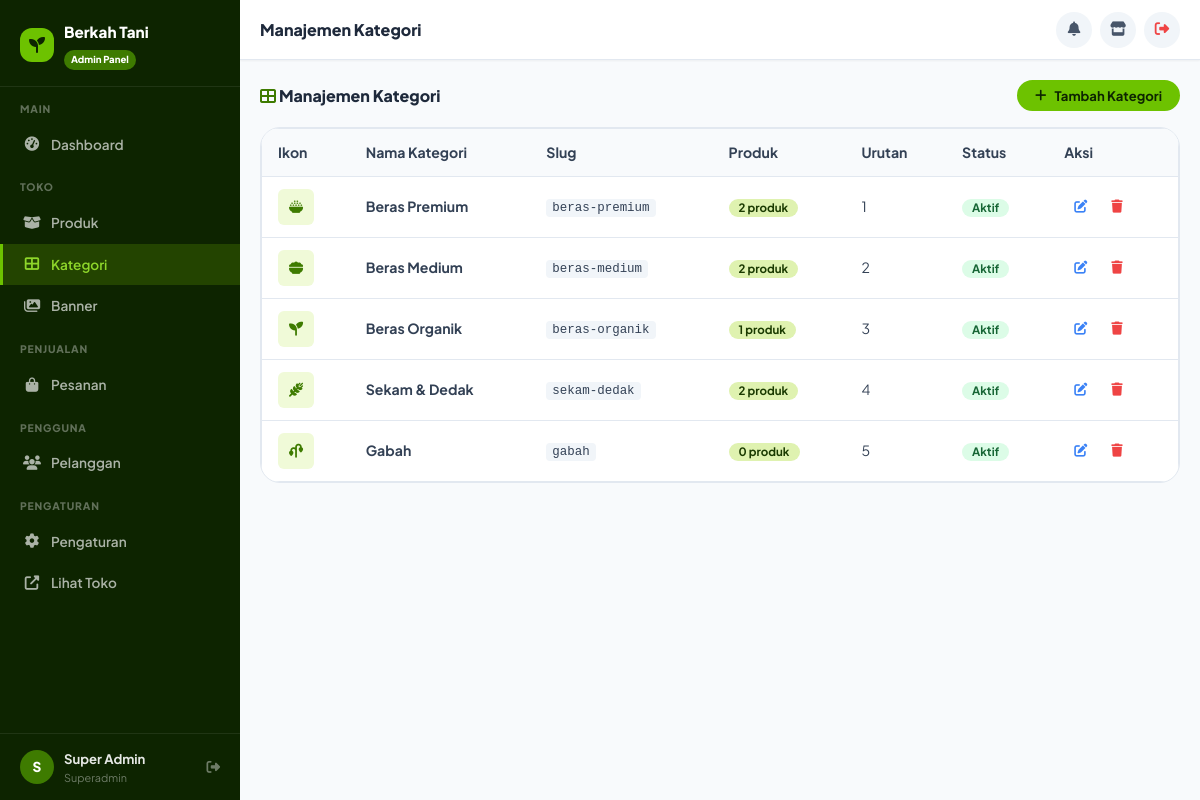
The page /admin/pages/categories.php (signed in) on the database its author committed.
### tables this page shows
CREATE TABLE IF NOT EXISTS `categories` (
  `id`          INT UNSIGNED NOT NULL AUTO_INCREMENT,
  `name`        VARCHAR(100) NOT NULL,
  `slug`        VARCHAR(120) NOT NULL UNIQUE,
  `description` TEXT DEFAULT NULL,
  `image`       VARCHAR(255) DEFAULT NULL,
  `icon`        VARCHAR(50) DEFAULT 'fa-leaf',
  `sort_order`  INT NOT NULL DEFAULT 0,
  `is_active`   TINYINT(1) NOT NULL DEFAULT 1,
  `created_at`  DATETIME NOT NULL DEFAULT CURRENT_TIMESTAMP,
  `updated_at`  DATETIME NOT NULL DEFAULT CURRENT_TIMESTAMP ON UPDATE CURRENT_TIMESTAMP,
  PRIMARY KEY (`id`)
);

### config/database.php (called while the page is built, shortened)
<?php
function db(): PDO {
    static $pdo = null;
    if ($pdo === null) {
        $dsn = sprintf(
            'mysql:host=%s;port=%s;dbname=%s;charset=%s',
            DB_HOST, DB_PORT, DB_NAME, DB_CHARSET
        );
        try {
            $pdo = new PDO($dsn, DB_USER, DB_PASS, [
                PDO::ATTR_ERRMODE            => PDO::ERRMODE_EXCEPTION,
                PDO::ATTR_DEFAULT_FETCH_MODE => PDO::FETCH_ASSOC,
                PDO::ATTR_EMULATE_PREPARES   => false,
                PDO::MYSQL_ATTR_INIT_COMMAND => "SET NAMES utf8mb4 COLLATE utf8mb4_unicode_ci",
            ]);
        } catch (PDOException $e) {
            error_log('DB Connection Error: ' . $e->getMessage());
            die(json_encode(['error' => 'Database connection failed']));
        }
    }
    return $pdo;
}

### admin/includes/auth.php (called while the page is built, shortened)
<?php
require_once __DIR__ . '/../../includes/functions.php';
function current_admin(): ?array {
    static $admin = null;
    if ($admin === null) {
        $s = db()->prepare("SELECT id,name,email,role,avatar FROM admins WHERE id = ?");
        $s->execute([$_SESSION['admin_id']]);
        $admin = $s->fetch() ?: null;
    }
    return $admin;
}

### includes/functions.php (called while the page is built, shortened)
<?php
require_once __DIR__ . '/../config/database.php';
function e(string $s): string {
    return htmlspecialchars($s, ENT_QUOTES, 'UTF-8');
}

### admin/pages/categories.php (the view, shortened to what this page needs)
<?php
require_once __DIR__ . '/../includes/auth.php';
$action = $_GET['action'] ?? 'list';
$categories = db()->query("
    SELECT c.*, COUNT(p.id) AS product_count
    FROM categories c
    LEFT JOIN products p ON p.category_id = c.id AND p.is_active = 1
    GROUP BY c.id
    ORDER BY c.sort_order
")->fetchAll();
$page_title = match($action) {
    'add' => 'Tambah Kategori',
    'edit' => 'Edit Kategori',
    default => 'Manajemen Kategori'
};
require_once __DIR__ . '/../includes/header.php';
?>
<?php if ($action === 'list'): ?>
<div style="display:flex;justify-content:space-between;align-items:center;margin-bottom:16px;flex-wrap:wrap;gap:10px">
  <h2 style="font-size:1rem;font-weight:800;color:var(--gray-800)">
    <i class="fas fa-th-large" style="color:var(--green-600)"></i> Manajemen Kategori
  </h2>
  <a href="?action=add" class="btn btn-primary btn-sm">
    <i class="fas fa-plus"></i> Tambah Kategori
  </a>
</div>
<div class="admin-table-wrap">
  <div class="table-wrap">
    <table>
      <thead>
        <tr>
          <th>Ikon</th>
          <th>Nama Kategori</th>
          <th>Slug</th>
          <th>Produk</th>
          <th>Urutan</th>
          <th>Status</th>
          <th>Aksi</th>
        </tr>
      </thead>
      <tbody>
        <?php foreach ($categories as $c): ?>
        <tr>
          <td>
            <div style="width:36px;height:36px;border-radius:var(--radius-sm);background:var(--green-50);color:var(--green-600);display:flex;align-items:center;justify-content:center">
              <i class="fas <?= e($c['icon']) ?>"></i>
            </div>
          </td>
          <td><strong><?= e($c['name']) ?></strong></td>
          <td><code style="font-size:.78rem;background:var(--gray-100);padding:2px 6px;border-radius:4px"><?= e($c['slug']) ?></code></td>
          <td><span class="badge badge-primary"><?= $c['product_count'] ?> produk</span></td>
          <td><?= $c['sort_order'] ?></td>
          <td>
            <span class="badge <?= $c['is_active'] ? 'badge-success' : 'badge-secondary' ?>">
              <?= $c['is_active'] ? 'Aktif' : 'Nonaktif' ?>
            </span>
          </td>
          <td>
            <div style="display:flex;gap:4px">
              <a href="?action=edit&id=<?= $c['id'] ?>" class="btn btn-ghost btn-sm" style="padding:5px 8px">
                <i class="fas fa-edit" style="color:var(--blue-500)"></i>
              </a>
              <form method="POST" action="?action=delete&id=<?= $c['id'] ?>" style="display:inline;" onsubmit="return confirm('Hapus kategori \"<?= e(addslashes($c['name'])) ?>?\"')">
                <button type="submit" class="btn btn-ghost btn-sm" style="padding:5px 8px">
                  <i class="fas fa-trash" style="color:var(--red-500)"></i>
                </button>
              </form>
            </div>
          </td>
        </tr>
        <?php endforeach; ?>
      </tbody>
    </table>
  </div>
</div>
<?php endif; ?>
<?php require_once __DIR__ . '/../includes/footer.php'; ?>

### admin/includes/header.php (shortened to what this page needs)
<?php
$admin        = current_admin();
$base         = APP_URL . '/admin';
$current_page = basename($_SERVER['PHP_SELF'], '.php');
function is_active(string $page, string $current): string {
    return $page === $current ? ' active' : '';
}
?>
<!DOCTYPE html>
<html lang="id">
<head>
  <link rel="stylesheet" href="https://cdnjs.cloudflare.com/ajax/libs/font-awesome/6.5.0/css/all.min.css"/>
  <link rel="stylesheet" href="<?= APP_URL ?>/assets/css/main.css"/>
  <link rel="stylesheet" href="<?= APP_URL ?>/assets/css/admin.css"/>
</head>
<body>
<div class="admin-wrapper">
  <aside class="sidebar" id="sidebar">
    <div class="sidebar-logo">
      <div class="logo-icon"><i class="fas fa-seedling"></i></div>
      <div>
        <div class="logo-name"><?= APP_NAME ?></div>
        <span class="logo-badge">Admin Panel</span>
      </div>
    </div>
    <div class="sidebar-section-title">Main</div>
    <a href="<?= $base ?>/index.php" class="sidebar-link<?= is_active('index',$current_page) ?>">
      <i class="fas fa-tachometer-alt"></i> Dashboard
    </a>
    <div class="sidebar-section-title">Toko</div>
    <a href="<?= $base ?>/pages/products.php" class="sidebar-link<?= is_active('products',$current_page) ?>">
      <i class="fas fa-box-open"></i> Produk
    </a>
    <a href="<?= $base ?>/pages/categories.php" class="sidebar-link<?= is_active('categories',$current_page) ?>">
      <i class="fas fa-th-large"></i> Kategori
    </a>
    <a href="<?= $base ?>/pages/banners.php" class="sidebar-link<?= is_active('banners',$current_page) ?>">
      <i class="fas fa-images"></i> Banner
    </a>
    <div class="sidebar-section-title">Penjualan</div>
    <a href="<?= $base ?>/pages/orders.php" class="sidebar-link<?= is_active('orders',$current_page) ?>">
      <i class="fas fa-shopping-bag"></i> Pesanan
    </a>
    <div class="sidebar-section-title">Pengguna</div>
    <a href="<?= $base ?>/pages/users.php" class="sidebar-link<?= is_active('users',$current_page) ?>">
      <i class="fas fa-users"></i> Pelanggan
    </a>
    <div class="sidebar-section-title">Pengaturan</div>
    <a href="<?= $base ?>/pages/settings.php" class="sidebar-link<?= is_active('settings',$current_page) ?>">
      <i class="fas fa-cog"></i> Pengaturan
    </a>
    <a href="<?= APP_URL ?>" class="sidebar-link" target="_blank">
      <i class="fas fa-external-link-alt"></i> Lihat Toko
    </a>
    <div class="sidebar-user">
      <div class="sidebar-avatar"><?= mb_substr($admin['name'] ?? 'A', 0, 1) ?></div>
      <div>
        <div class="sidebar-user-name"><?= e($admin['name'] ?? '') ?></div>
        <div class="sidebar-user-role"><?= ucfirst($admin['role'] ?? '') ?></div>
      </div>
      <a href="<?= $base ?>/logout.php" title="Keluar"><i class="fas fa-sign-out-alt"></i></a>
    </div>
  </aside>
  <div class="admin-main">
    <div class="admin-topbar">
      <span class="topbar-title"><?= e($page_title ?? 'Dashboard') ?></span>
      <div class="topbar-right">
        <a href="<?= $base ?>/pages/orders.php?status=pending" class="topbar-btn" title="Pesanan Baru">
          <i class="fas fa-bell"></i>
        </a>
        <a href="<?= APP_URL ?>" class="topbar-btn" title="Lihat Toko" target="_blank">
          <i class="fas fa-store"></i>
        </a>
        <a href="<?= $base ?>/logout.php" class="topbar-btn" title="Keluar" style="color:var(--red-500)">
          <i class="fas fa-sign-out-alt"></i>
        </a>
      </div>
    </div>
    <div class="admin-content">

### assets/css/main.css (style rules this page uses)
*, *::before, *::after { box-sizing: border-box; margin: 0; padding: 0; }
:root { --green-900: #0d2400; --green-800: #1a3a00; --green-700: #2d5a00; --green-600: #3e7b00; --green-500: #4caf00; --green-400: #6dc200; --green-300: #8ed62a; --green-200: #b8e57a; --green-100: #dff2b0; --green-50: #f0fad8; --white: #ffffff; --gray-50: #f8fafc; --gray-100: #f1f5f9; --gray-200: #e2e8f0; --gray-300: #cbd5e1; --gray-400: #94a3b8; --gray-500: #64748b; --gray-600: #475569; --gray-700: #334155; --gray-800: #1e293b; --gray-900: #0f172a; --red-500: #ef4444; --red-100: #fee2e2; --yellow-500:#f59e0b; --yellow-100:#fef3c7; --blue-500: #3b82f6; --blue-100: #dbeafe; --orange-500:#f97316; --primary: var(--green-600); --primary-dark: var(--green-700); --primary-light: var(--green-400); --text-dark: var(--gray-900); --text-body: var(--gray-700); --text-muted: var(--gray-500); --border: var(--gray-200); --bg-page: var(--gray-50); --radius-sm: 6px; --radius-md: 12px; --radius-lg: 20px; --radius-xl: 28px; --radius-full: 9999px; --shadow-xs: 0 1px 2px rgba(0,0,0,.05); --shadow-sm: 0 2px 8px rgba(0,0,0,.08); --shadow-md: 0 4px 20px rgba(0,0,0,.1); --shadow-lg: 0 8px 40px rgba(0,0,0,.12); --shadow-xl: 0 16px 60px rgba(0,0,0,.15); --transition: .25s cubic-bezier(.4,0,.2,1); --font-main: 'Plus Jakarta Sans', system-ui, sans-serif; }
html { scroll-behavior: smooth; font-size: 16px; }
body { font-family: var(--font-main); color: var(--text-body); background: var(--bg-page); overflow-x: hidden; line-height: 1.6; }
a { text-decoration: none; color: inherit; }
button, input, select, textarea { font-family: inherit; }
.btn { display: inline-flex; align-items: center; justify-content: center; gap: 8px; padding: 11px 24px; border-radius: var(--radius-full); font-size: .9rem; font-weight: 700; cursor: pointer; border: 2px solid transparent; transition: var(--transition); white-space: nowrap; line-height: 1; }
.btn-sm { padding: 7px 16px; font-size: .82rem; }
.btn-primary { background: var(--green-400); color: var(--green-900); border-color: var(--green-400); }
.btn-ghost { background: transparent; color: var(--text-muted); border-color: transparent; }
.badge { display: inline-flex; align-items: center; gap: 4px; padding: 3px 10px; border-radius: var(--radius-full); font-size: .72rem; font-weight: 700; line-height: 1; }
.badge-success { background: #dcfce7; color: #166534; }
.badge-primary { background: var(--green-100); color: var(--green-800); }
.table-wrap { overflow-x: auto; border-radius: var(--radius-md); border: 1px solid var(--border); }
table { width: 100%; border-collapse: collapse; font-size: .88rem; }
thead th { background: var(--gray-50); color: var(--gray-700); font-weight: 700; padding: 12px 16px; text-align: left; white-space: nowrap; border-bottom: 1px solid var(--border); }
tbody td { padding: 12px 16px; color: var(--text-body); border-bottom: 1px solid var(--border); vertical-align: middle; }
tbody tr:last-child td { border-bottom: none; }

### rows shown on the page
categories: name "Beras Premium", slug "beras-premium", product_count "2", sort_order "1", is_active "Aktif"
categories: name "Beras Medium", slug "beras-medium", product_count "2", sort_order "2", is_active "Aktif"
categories: name "Beras Organik", slug "beras-organik", product_count "1", sort_order "3", is_active "Aktif"
categories: name "Sekam & Dedak", slug "sekam-dedak", product_count "2", sort_order "4", is_active "Aktif"
categories: name "Gabah", slug "gabah", product_count "0", sort_order "5", is_active "Aktif"

### other values the page prints
APP_NAME "Berkah Tani"
mb_substr($admin['name'] ?? 'A', 0, 1) "S"
$admin['name'] "Super Admin"
$admin['role'] "Superadmin"
$page_title "Manajemen Kategori"
